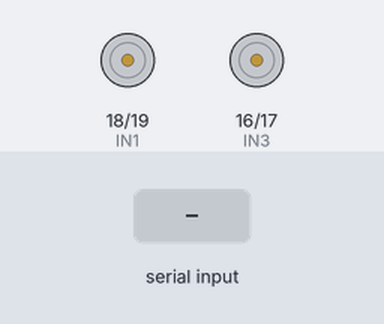
Simulated run of this sketch. Board: Arduino Uno, built with avr-gcc and run on an emulated ATmega328P. On the bench: motor-driver pin pairs drawn as motors (green arrow = first pin HIGH = forward, orange = second pin HIGH = backward, longer = more drive, scaled by the enable pin). The inputs (shaded band) are chosen by the test bench.

Above: at 1.2 s.
1.3 s: byte 70 (FORWARD) received over Serial
At 1.7 s:
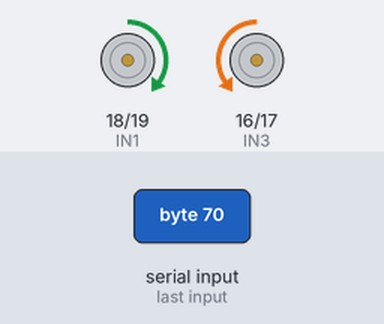
2.8 s: byte 66 (BACKWARD) received over Serial
At 4.0 s:
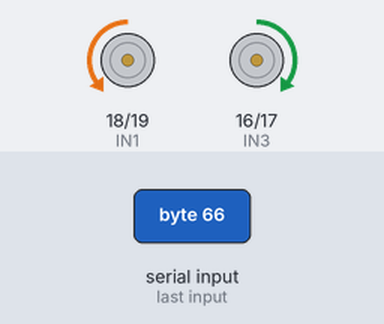
4.3 s: byte 76 (LEFT) received over Serial
At 5.2 s:
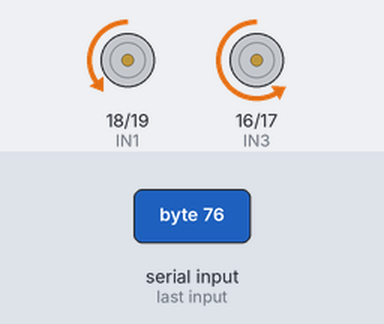
5.8 s: byte 82 (RIGHT) received over Serial
At 6.4 s:
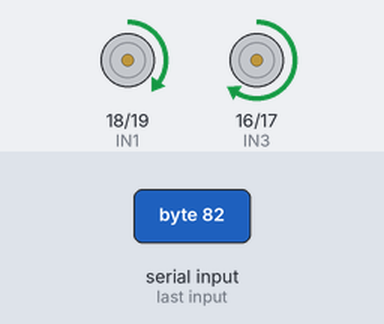
7.3 s: "1" received over Serial
At 8.7 s:
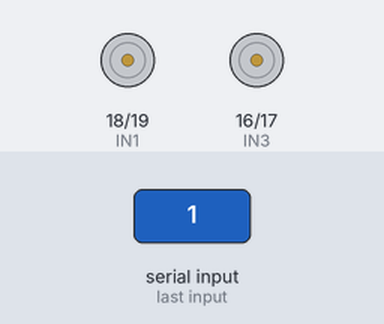
Timing chart, 0 to 9.8 s (numbered marks = the images above; inputs shaded):
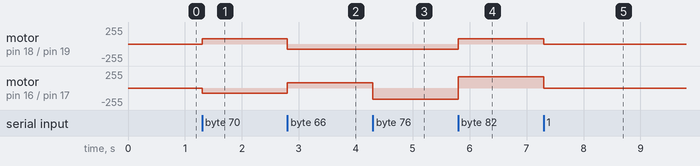

Measured:
- after the input at 1.3 s, motor on pin 18 (IN1) / pin 19 (IN2): stopped → forward 80/255 at once; motor on pin 16 (IN3) / pin 17 (IN4): stopped → backward 80/255 at once
- after the input at 2.8 s, motor on pin 18 (IN1) / pin 19 (IN2): forward 80/255 → backward 80/255 at once; motor on pin 16 (IN3) / pin 17 (IN4): backward 80/255 → forward 80/255 at once
- after the input at 4.3 s, motor on pin 16 (IN3) / pin 17 (IN4): forward 80/255 → backward 170/255 at once
- after the input at 5.8 s, motor on pin 18 (IN1) / pin 19 (IN2): backward 80/255 → forward 80/255 at once; motor on pin 16 (IN3) / pin 17 (IN4): backward 170/255 → forward 170/255 at once
- after the input at 7.3 s, motor on pin 18 (IN1) / pin 19 (IN2): forward 80/255 → stopped at once; motor on pin 16 (IN3) / pin 17 (IN4): forward 170/255 → stopped at once

The sketch:

BluetoothCarV3.ino
```cpp
#include "Headers.h"

#define FORWARD 'F'
#define BACKWARD 'B'
#define LEFT 'L'
#define RIGHT 'R'
#define CIRCLE 'C'
#define CROSS 'X'
#define TRIANGLE 'T'
#define SQUARE 'S'
#define START 'A'
#define PAUSE 'P'

// Input pins to drive the motors
//const uint8_t IN1 = 13;
//const uint8_t IN2 = 12;
const uint8_t IN1 = 18;    // marked as pin A4 on the Arduino
const uint8_t IN2 = 19;    // marked as pin A5 on the Arduino
//const uint8_t IN3 = 18;  // marked as pin A4 on the Arduino
//const uint8_t IN4 = 19;  // marked as pin A5 on the Arduino
//const uint8_t IN3 = 1;   // DISCONNECT PINS FROM ARDUINO WHEN UPLOADING SKETCH
//const uint8_t IN4 = 0;   // DISCONNECT PINS FROM ARDUINO WHEN UPLOADING SKETCH
const uint8_t IN3 = 16;    // marked as pin A2 on the Arduino
const uint8_t IN4 = 17;    // marked as pin A3 on the Arduino

// Motor enable pins
const uint8_t ENA = 11;
const uint8_t ENB = 3;

// Preset speeds that can be used to drive the motor at
const uint8_t TOP_GEAR = 255;
const uint8_t UPPER_GEAR = 128;
const uint8_t REV_UPPER_GEAR = 170;
const uint8_t NORMAL_GEAR = 80;
const uint8_t LOWER_GEAR = 50;

void setup() {
  Serial.begin(9600);
  while (!Serial) {
    delay(20);
  }

  // Set the L298N's input pins as outputs from the Arduino
  pinMode(IN1, OUTPUT);
  pinMode(IN2, OUTPUT);
  pinMode(IN3, OUTPUT);
  pinMode(IN4, OUTPUT);
  pinMode(ENA, OUTPUT);
  pinMode(ENB, OUTPUT);

  stop();
}

void loop() {
  if (Serial.available() > 0) {
    char command = Serial.read();
    executeCommand(command);
  }
}

void executeCommand(char command) {
  switch (command) {
    case FORWARD:
      // Perform action for moving forward
      forward(NORMAL_GEAR);
      break;
    case BACKWARD:
      // Perform action for moving backward
      backward(NORMAL_GEAR);
      break;
    case LEFT:
      // Perform action for turning left
      left(NORMAL_GEAR);
      break;
    case RIGHT:
      // Perform action for turning right
      right(NORMAL_GEAR);
      break;
    case CIRCLE:
      // Perform action for circle
      stop();
      break;
    case CROSS:
      // Perform action for immediate stop or crossing
      stop();
      break;
    case TRIANGLE:
      // Perform action for toggling a state (e.g., LED on/off)
      break;
    case SQUARE:
      // Perform action for retrieving and sending status information
      break;
    case START:
      // Perform action for starting a process or operation
      break;
    case PAUSE:
      // Perform action for pausing a process or operation
      break;
    default:
      // Invalid command received
      stop();
      break;
  }
}

void forward(uint8_t speed) {
  analogWrite(ENA, speed);
  analogWrite(ENB, speed);
  digitalWrite(IN1, HIGH);
  digitalWrite(IN2, LOW);
  digitalWrite(IN3, LOW);
  digitalWrite(IN4, HIGH);
}
void backward(uint8_t speed) {
  analogWrite(ENA, speed);
  analogWrite(ENB, speed);
  digitalWrite(IN1, LOW);
  digitalWrite(IN2, HIGH);
  digitalWrite(IN3, HIGH);
  digitalWrite(IN4, LOW);
}
void left(uint8_t speed) {
  analogWrite(ENA, speed);
  analogWrite(ENB, REV_UPPER_GEAR);
  digitalWrite(IN1, LOW);
  digitalWrite(IN2, HIGH);
  digitalWrite(IN3, LOW);
  digitalWrite(IN4, HIGH);
}
void right(uint8_t speed) {
  analogWrite(ENA, speed);
  analogWrite(ENB, REV_UPPER_GEAR);
  digitalWrite(IN1, HIGH);
  digitalWrite(IN2, LOW);
  digitalWrite(IN3, HIGH);
  digitalWrite(IN4, LOW);
}
void stop() {
  digitalWrite(ENA, LOW);
  digitalWrite(ENB, LOW);
  digitalWrite(IN1, LOW);
  digitalWrite(IN2, LOW);
  digitalWrite(IN3, LOW);
  digitalWrite(IN4, LOW);
}
```

Headers.h
```cpp
#ifndef USER_FUNCS_H
#define USER_FUNCS_H

//Function declarations
void executeCommand(char command);
void forward(uint8_t speed);
void backward(uint8_t speed);
void left(uint8_t speed);
void right(uint8_t speed);
void stop();

#endif
```
